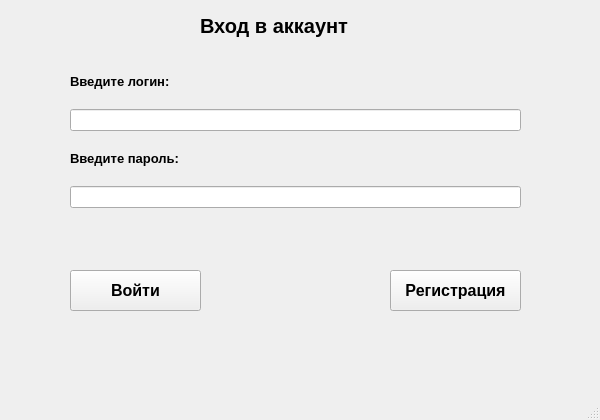
<?xml version="1.0" encoding="UTF-8"?>
<ui version="4.0">
 <class>MainWindow</class>
 <widget class="QMainWindow" name="MainWindow">
  <property name="geometry">
   <rect>
    <x>0</x>
    <y>0</y>
    <width>600</width>
    <height>420</height>
   </rect>
  </property>
  <property name="windowTitle">
   <string>MainWindow</string>
  </property>
  <widget class="QWidget" name="centralwidget">
   <widget class="QPushButton" name="open_market">
    <property name="geometry">
     <rect>
      <x>70</x>
      <y>270</y>
      <width>131</width>
      <height>41</height>
     </rect>
    </property>
    <property name="font">
     <font>
      <pointsize>12</pointsize>
      <weight>75</weight>
      <bold>true</bold>
      <underline>false</underline>
      <strikeout>false</strikeout>
     </font>
    </property>
    <property name="text">
     <string>Войти</string>
    </property>
   </widget>
   <widget class="QLabel" name="label_2">
    <property name="geometry">
     <rect>
      <x>200</x>
      <y>10</y>
      <width>161</width>
      <height>31</height>
     </rect>
    </property>
    <property name="font">
     <font>
      <pointsize>15</pointsize>
      <weight>75</weight>
      <bold>true</bold>
     </font>
    </property>
    <property name="cursor">
     <cursorShape>IBeamCursor</cursorShape>
    </property>
    <property name="text">
     <string>Вход в аккаунт</string>
    </property>
   </widget>
   <widget class="QWidget" name="verticalLayoutWidget">
    <property name="geometry">
     <rect>
      <x>70</x>
      <y>60</y>
      <width>451</width>
      <height>197</height>
     </rect>
    </property>
    <layout class="QVBoxLayout" name="verticalLayout">
     <item>
      <widget class="QLabel" name="label">
       <property name="font">
        <font>
         <pointsize>10</pointsize>
         <weight>75</weight>
         <bold>true</bold>
        </font>
       </property>
       <property name="cursor">
        <cursorShape>IBeamCursor</cursorShape>
       </property>
       <property name="text">
        <string>Введите логин:</string>
       </property>
      </widget>
     </item>
     <item>
      <widget class="QLineEdit" name="login_entry">
       <property name="cursor">
        <cursorShape>IBeamCursor</cursorShape>
       </property>
      </widget>
     </item>
     <item>
      <widget class="QLabel" name="label_3">
       <property name="font">
        <font>
         <pointsize>10</pointsize>
         <weight>75</weight>
         <bold>true</bold>
        </font>
       </property>
       <property name="cursor">
        <cursorShape>IBeamCursor</cursorShape>
       </property>
       <property name="text">
        <string>Введите пароль:</string>
       </property>
      </widget>
     </item>
     <item>
      <widget class="QLineEdit" name="password_entry">
       <property name="cursor">
        <cursorShape>IBeamCursor</cursorShape>
       </property>
      </widget>
     </item>
     <item>
      <widget class="QLabel" name="label_7">
       <property name="text">
        <string/>
       </property>
      </widget>
     </item>
    </layout>
   </widget>
   <widget class="QLabel" name="error_label">
    <property name="geometry">
     <rect>
      <x>70</x>
      <y>320</y>
      <width>341</width>
      <height>16</height>
     </rect>
    </property>
    <property name="text">
     <string/>
    </property>
   </widget>
   <widget class="QPushButton" name="open_registration_window">
    <property name="geometry">
     <rect>
      <x>390</x>
      <y>270</y>
      <width>131</width>
      <height>41</height>
     </rect>
    </property>
    <property name="font">
     <font>
      <pointsize>12</pointsize>
      <weight>75</weight>
      <bold>true</bold>
      <underline>false</underline>
      <strikeout>false</strikeout>
     </font>
    </property>
    <property name="text">
     <string>Регистрация</string>
    </property>
   </widget>
  </widget>
  <widget class="QMenuBar" name="menubar">
   <property name="geometry">
    <rect>
     <x>0</x>
     <y>0</y>
     <width>600</width>
     <height>21</height>
    </rect>
   </property>
  </widget>
  <widget class="QStatusBar" name="statusbar"/>
 </widget>
 <resources/>
 <connections/>
</ui>
